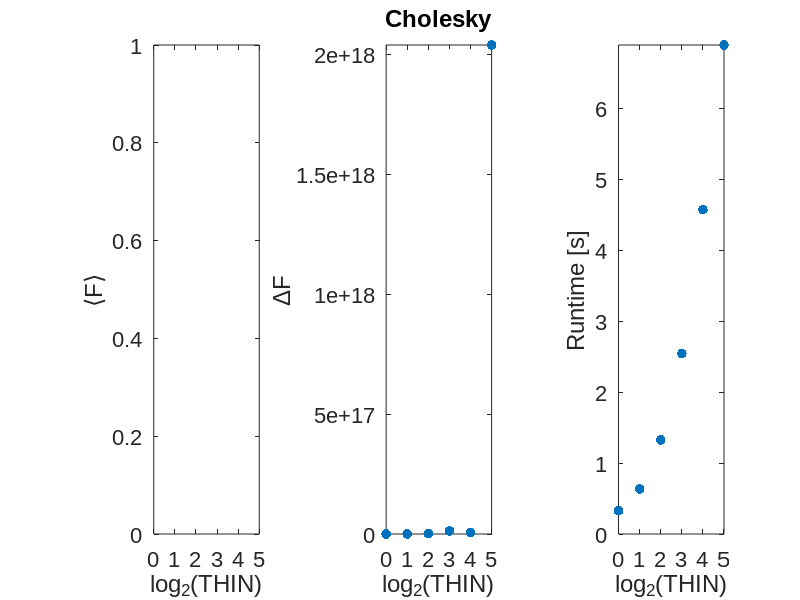

Write MATLAB code to recreate this figure.
 function sliceLLcholesky
% This function runs a bunch of independent samplers for several values of
% THIN, using (i) slice sampling, (ii) the full likelihood, and (iii) the
% Cholesky density matrix parameterization.

% Joseph M. Lukens (lukensjm@ornl.gov)
% 2020.04.14
% +++++++++++++++++++++++++++++++++++++++++++++++++++++++++++++++++++++++ %
clear all;  close all;
%% LOOP PARAMETERS
THIN = 2.^(0:1:5);      % THIN values considered for each sampler.
samplers = 1;           % Number of independent samplers per THIN value.
fileNum = '001';        % Number used in saved file.
t=tic;

WIDTH = 100;            % Parameters for slice sampler.
BURN = 0;
%% INPUTS
numSamp = 2^10;         % Number of samples to obtain from MH.
numParam = 15;          % Number of parameters to find.

PHI = 1/sqrt(2)*[0 1 1 0]';     % Ideal state.

%%%%%%%%%%%%%%%%%%%%%%%%%%%%%%%%%%%%%%%%%%%%%%%%%%%%%%%%%%%%%%%%%%%%%%%%%%%
%% MAP FROM DENSITY MATRIX TO PROBABILITIES
% 16x16 Transformation from density matrix (as vector) to probabilities of outcomes:

%                                     INDEX MAP (m,n)
%     11   12   13   14   21   22   23   24   31   32   33   34   41   42   43   44        MEASUREMENT OUTCOMES
U = [  1    0    0    0    0    0    0    0    0    0    0    0    0    0    0    0   ; ...     % ZZ 00
       0    0    0    0    0    1    0    0    0    0    0    0    0    0    0    0   ; ...     % ZZ 01
       0    0    0    0    0    0    0    0    0    0    1    0    0    0    0    0   ; ...     % ZZ 10
       0    0    0    0    0    0    0    0    0    0    0    0    0    0    0    1   ; ...     % ZZ 11
      1/2  1/2   0    0   1/2  1/2   0    0    0    0    0    0    0    0    0    0   ; ...     % ZX 00
      1/2 -1/2   0    0  -1/2  1/2   0    0    0    0    0    0    0    0    0    0   ; ...     % ZX 01
       0    0    0    0    0    0    0    0    0    0   1/2  1/2   0    0   1/2  1/2  ; ...     % ZX 10
       0    0    0    0    0    0    0    0    0    0   1/2 -1/2   0    0  -1/2  1/2  ; ...     % ZX 11
      1/2   0   1/2   0    0    0    0    0   1/2   0   1/2   0    0    0    0    0   ; ...     % XZ 00
       0    0    0    0    0   1/2   0   1/2   0    0    0    0    0   1/2   0   1/2  ; ...     % XZ 01   
      1/2   0  -1/2   0    0    0    0    0  -1/2   0   1/2   0    0    0    0    0   ; ...     % XZ 10
       0    0    0    0    0   1/2   0  -1/2   0    0    0    0    0  -1/2   0   1/2  ; ...     % XZ 11
      1/4  1/4  1/4  1/4  1/4  1/4  1/4  1/4  1/4  1/4  1/4  1/4  1/4  1/4  1/4  1/4  ; ...     % XX 00 
      1/4 -1/4  1/4 -1/4 -1/4  1/4 -1/4  1/4  1/4 -1/4  1/4 -1/4 -1/4  1/4 -1/4  1/4  ; ...     % XX 01
      1/4  1/4 -1/4 -1/4  1/4  1/4 -1/4 -1/4 -1/4 -1/4  1/4  1/4 -1/4 -1/4  1/4  1/4  ; ...     % XX 10
      1/4 -1/4 -1/4  1/4 -1/4  1/4  1/4 -1/4 -1/4  1/4  1/4 -1/4  1/4 -1/4 -1/4  1/4 ];         % XX 11


%%%%%%%%%%%%%%%%%%%%%%%%%%%%%%%%%%%%%%%%%%%%%%%%%%%%%%%%%%%%%%%%%%%%%%%%%%%
%% DATA
% Counts for all basis combinations (coincidences only):
counts = [     7    304    280      8 ...       % ZZ
             151    128    154    159 ...       % ZX
             143    147    135    159 ...       % XZ
             289     18     12    297 ];        % XX

%%%%%%%%%%%%%%%%%%%%%%%%%%%%%%%%%%%%%%%%%%%%%%%%%%%%%%%%%%%%%%%%%%%%%%%%%%%
%% SAMPLING LOOP
Fmean = zeros(samplers,length(THIN));       % Initializing results to save.
Fstd = zeros(samplers,length(THIN));
samplerTime = zeros(samplers,length(THIN));         
         
for k=1:length(THIN)
    for m=1:samplers
        rng('shuffle')
        
        param0 = rand(1,numParam);     % Initial seed (all values between 0 & 1 here).
        tmp=@(x)logPD(x);

        Fest = zeros(numSamp,1);
        
        % Slice sampling:
        tic;
        samp = slicesample(param0,numSamp,'logpdf',tmp,'width',WIDTH,'burnin',BURN,'thin',THIN(k));
        samplerTime(m,k) = toc;
        
        % Save quantities of interest.
        for n=1:numSamp
            rhoAsVec = paramToRhoCol(samp(n,:));
            rhoEst = reshape(rhoAsVec,[4 4]).';       % Watch map convention here.
            Fest(n) = real(PHI'*rhoEst*PHI);
        end

        Fmean(m,k) = mean(Fest);        % Mean & STD of fidelity for particular sample run.
        Fstd(m,k) = std(Fest);
        
        fprintf([num2str((k-1)*samplers+m) ' of ' ...
            num2str(length(THIN)*samplers) ' (' ...
            num2str(samplerTime(m,k)) ' s) F=' ...
            num2str(Fmean(m,k)) ' +/- ' num2str(Fstd(m,k)) '\n'])
    end
end

%% WRITING TO FILE
Today = date;

FileName = ['sliceLLcholeskyData_' datestr(Today,'yyyy') datestr(Today,'mm') ...
    datestr(Today,'dd') '_' fileNum];
save(FileName,'THIN','samplers','samplerTime','Fmean','Fstd')

%% PLOTTING OUTPUT
log2THIN = repmat(log2(THIN),samplers,1);

figure
subplot(1,3,1)
hold on;    box on;
scatter(log2THIN(:),Fmean(:),50,'filled')
axis([0 max(log2(THIN)) 0 1])
set(gca,'FontName','Arial','FontSize',16)
xlabel('log_2(THIN)')
ylabel('\langleF\rangle')

subplot(1,3,2)
hold on;    box on;
scatter(log2THIN(:),Fstd(:),50,'filled')
axis([0 max(log2(THIN)) 0 Inf])
set(gca,'FontName','Arial','FontSize',16)
xlabel('log_2(THIN)')
ylabel('\DeltaF')
title(['Cholesky'])


subplot(1,3,3)
hold on;    box on;
scatter(log2THIN(:),samplerTime(:),50,'filled')
axis([0 max(log2(THIN)) 0 Inf])
set(gca,'FontName','Arial','FontSize',16)
xlabel('log_2(THIN)')
ylabel('Runtime [s]')

%%%%%%%%%%%%%%%%%%%%%%%%%%%%%%%%%%%%%%%%%%%%%%%%%%%%%%%%%%%%%%%%%%%%%%%%%%%
%%%%%%%%%%%%%%%%%%%%%%%%%%%%%%%%%%%%%%%%%%%%%%%%%%%%%%%%%%%%%%%%%%%%%%%%%%%
%% SUB-ROUTINES
% Converts length-36 parameter set (row vector) into density matrix (expressed as a column vector).
     function z = paramToRhoCol(par)
        u1 = par(1);
        u2 = par(2);
        u3 = par(3);
        q21 = par(4);
        q31 = par(5);
        q32 = par(6);
        q41 = par(7);
        q42 = par(8);
        q43 = par(9);
        phi21 = par(10);
        phi31 = par(11);
        phi32 = par(12);
        phi41 = par(13);
        phi42 = par(14);
        phi43 = par(15);
        
        % Cholesky matrix:
        L11 = (u1)^(1/2);
        L21 = ((1-u1)*u2*q21)^(1/2)*exp(i*phi21);
        L22 = ((1-u1)*u2*(1-q21))^(1/2);
        L31 = ((1-u1)*(1-u2)*u3*q31)^(1/2)*exp(i*phi31);
        L32 = ((1-u1)*(1-u2)*u3*(1-q31)*q32)^(1/2)*exp(i*phi32);
        L33 = ((1-u1)*(1-u2)*u3*(1-q31)*(1-q32))^(1/2);
        L41 = ((1-u1)*(1-u2)*(1-u3)*q41)^(1/2)*exp(i*phi41);
        L42 = ((1-u1)*(1-u2)*(1-u3)*(1-q41)*q42)^(1/2)*exp(i*phi42);
        L43 = ((1-u1)*(1-u2)*(1-u3)*(1-q41)*(1-q42)*q43)^(1/2)*exp(i*phi43);
        L44 = ((1-u1)*(1-u2)*(1-u3)*(1-q41)*(1-q42)*(1-q43))^(1/2);
        
        L = [L11 0 0 0; L21 L22 0 0; L31 L32 L33 0; L41 L42 L43 L44];
        z = L*L';
        z = reshape(z.',[],1);      % Convert to column vector
     end

 %%%%%%%%%%%%%%%%%%%%%%%%%%%%%%%%%%%%%%%%%%%%%%%%%%%%%%%%%%%%%%%%%%%%%%%%%%%
%% Computing derivative:
    function z = paramTo_g(par)
        u1 = par(1);
        u2 = par(2);
        u3 = par(3);
        q21 = par(4);
        q31 = par(5);
        q32 = par(6);
        q41 = par(7);
        q42 = par(8);
        q43 = par(9);
        phi21 = par(10);
        phi31 = par(11);
        phi32 = par(12);
        phi41 = par(13);
        phi42 = par(14);
        phi43 = par(15);
        
        % Each column is a derivative against a different parameter (starting @ zeroth):
        dL11 = [(u1)^(1/2) 1/2*u1^(-1/2) 0 0 0 0 0 0 0 0 0 0 0 0 0 0];
        
        dL21 = [((1-u1)*u2*q21)^(1/2)*exp(i*phi21) ...
            -1/2*(1-u1)^(-1/2)*(u2*q21)^(1/2)*exp(i*phi21) ...
            1/2*u2^(-1/2)*((1-u1)*q21)^(1/2)*exp(i*phi21) 0 ...
            1/2*q21^(-1/2)*((1-u1)*u2)^(1/2)*exp(i*phi21) 0 0 0 0 0 ...
            i*((1-u1)*u2*q21)^(1/2)*exp(i*phi21) 0 0 0 0 0];
        
        dL22 = [((1-u1)*u2*(1-q21))^(1/2) ...
            -1/2*(1-u1)^(-1/2)*(u2*(1-q21))^(1/2) ...
            1/2*u2^(-1/2)*((1-u1)*(1-q21))^(1/2) 0 ...
            -1/2*(1-q21)^(-1/2)*((1-u1)*u2)^(1/2) 0 0 0 0 0 0 0 0 0 0 0 0];
        
        dL31 = [((1-u1)*(1-u2)*u3*q31)^(1/2)*exp(i*phi31) ...
            -1/2*(1-u1)^(-1/2)*((1-u2)*u3*q31)^(1/2)*exp(i*phi31) ...
            -1/2*(1-u2)^(-1/2)*((1-u1)*u3*q31)^(1/2)*exp(i*phi31) ...
            1/2*u3^(-1/2)*((1-u1)*(1-u2)*q31)^(1/2)*exp(i*phi31) 0 ...
            1/2*q31^(-1/2)*((1-u1)*(1-u2)*u3)^(1/2)*exp(i*phi31) 0 0 0 0 0 ...
            i*((1-u1)*(1-u2)*u3*q31)^(1/2)*exp(i*phi31) 0 0 0 0];
        
        dL32 = [((1-u1)*(1-u2)*u3*(1-q31)*q32)^(1/2)*exp(i*phi32) ...
            -1/2*(1-u1)^(-1/2)*((1-u2)*u3*(1-q31)*q32)^(1/2)*exp(i*phi32) ...
            -1/2*(1-u2)^(-1/2)*((1-u1)*u3*(1-q31)*q32)^(1/2)*exp(i*phi32) ...
            1/2*u3^(-1/2)*((1-u1)*(1-u2)*(1-q31)*q32)^(1/2)*exp(i*phi32) 0 ...
            -1/2*(1-q31)^(-1/2)*((1-u1)*(1-u2)*u3*q32)^(1/2)*exp(i*phi32) ...
            1/2*q32^(-1/2)*((1-u1)*(1-u2)*u3*(1-q31))^(1/2)*exp(i*phi32) 0 0 0 0 0 ...
            i*((1-u1)*(1-u2)*u3*(1-q31)*q32)^(1/2)*exp(i*phi32) 0 0 0];
        
        dL33 = [((1-u1)*(1-u2)*u3*(1-q31)*(1-q32))^(1/2) ...
            -1/2*(1-u1)^(-1/2)*((1-u2)*u3*(1-q31)*(1-q32))^(1/2) ...
            -1/2*(1-u2)^(-1/2)*((1-u1)*u3*(1-q31)*(1-q32))^(1/2) ...
            1/2*u3^(-1/2)*((1-u1)*(1-u2)*(1-q31)*(1-q32))^(1/2) 0 ...
            -1/2*(1-q31)^(-1/2)*((1-u1)*(1-u2)*u3*(1-q32))^(1/2) ...
            -1/2*(1-q32)^(-1/2)*((1-u1)*(1-u2)*u3*(1-q31))^(1/2) 0 0 0 0 0 0 0 0 0];
        
        dL41 = [((1-u1)*(1-u2)*(1-u3)*q41)^(1/2)*exp(i*phi41) ...
            -1/2*(1-u1)^(-1/2)*((1-u2)*(1-u3)*q41)^(1/2)*exp(i*phi41) ...
            -1/2*(1-u2)^(-1/2)*((1-u1)*(1-u3)*q41)^(1/2)*exp(i*phi41) ...
            -1/2*(1-u3)^(-1/2)*((1-u1)*(1-u2)*q41)^(1/2)*exp(i*phi41) 0 0 0 ...
            1/2*q41^(-1/2)*((1-u1)*(1-u2)*(1-u3))^(1/2)*exp(i*phi41) 0 0 0 0 0 ...
            i*((1-u1)*(1-u2)*(1-u3)*q41)^(1/2)*exp(i*phi41) 0 0];
        
        dL42 = [((1-u1)*(1-u2)*(1-u3)*(1-q41)*q42)^(1/2)*exp(i*phi42) ...
            -1/2*(1-u1)^(-1/2)*((1-u2)*(1-u3)*(1-q41)*q42)^(1/2)*exp(i*phi42) ...
            -1/2*(1-u2)^(-1/2)*((1-u1)*(1-u3)*(1-q41)*q42)^(1/2)*exp(i*phi42) ...
            -1/2*(1-u3)^(-1/2)*((1-u1)*(1-u2)*(1-q41)*q42)^(1/2)*exp(i*phi42) 0 0 0 ...
            -1/2*(1-q41)^(-1/2)*((1-u1)*(1-u2)*(1-u3)*q42)^(1/2)*exp(i*phi42) ...
            1/2*q42^(-1/2)*((1-u1)*(1-u2)*(1-u3)*(1-q41))^(1/2)*exp(i*phi42) 0 0 0 0 0 ...
            i*((1-u1)*(1-u2)*(1-u3)*(1-q41)*q42)^(1/2)*exp(i*phi42) 0];
        
        dL43 = [((1-u1)*(1-u2)*(1-u3)*(1-q41)*(1-q42)*q43)^(1/2)*exp(i*phi43) ...
            -1/2*(1-u1)^(-1/2)*((1-u2)*(1-u3)*(1-q41)*(1-q42)*q43)^(1/2)*exp(i*phi43) ...
            -1/2*(1-u2)^(-1/2)*((1-u1)*(1-u3)*(1-q41)*(1-q42)*q43)^(1/2)*exp(i*phi43) ...
            -1/2*(1-u3)^(-1/2)*((1-u1)*(1-u2)*(1-q41)*(1-q42)*q43)^(1/2)*exp(i*phi43) 0 0 0 ...
            -1/2*(1-q41)^(-1/2)*((1-u1)*(1-u2)*(1-u3)*(1-q42)*q43)^(1/2)*exp(i*phi43) ...
            -1/2*(1-q42)^(-1/2)*((1-u1)*(1-u2)*(1-u3)*(1-q41)*q43)^(1/2)*exp(i*phi43) ...
            1/2*q43^(-1/2)*((1-u1)*(1-u2)*(1-u3)*(1-q41)*(1-q42))^(1/2)*exp(i*phi43) 0 0 0 0 0 ...
            i*((1-u1)*(1-u2)*(1-u3)*(1-q41)*(1-q42)*q43)^(1/2)*exp(i*phi43)];
            
        dL44 = [((1-u1)*(1-u2)*(1-u3)*(1-q41)*(1-q42)*(1-q43))^(1/2) ...
            -1/2*(1-u1)^(-1/2)*((1-u2)*(1-u3)*(1-q41)*(1-q42)*(1-q43))^(1/2) ...
            -1/2*(1-u2)^(-1/2)*((1-u1)*(1-u3)*(1-q41)*(1-q42)*(1-q43))^(1/2) ...
            -1/2*(1-u3)^(-1/2)*((1-u1)*(1-u2)*(1-q41)*(1-q42)*(1-q43))^(1/2) 0 0 0 ...
            -1/2*(1-q41)^(-1/2)*((1-u1)*(1-u2)*(1-u3)*(1-q42)*(1-q43))^(1/2) ...
            -1/2*(1-q42)^(-1/2)*((1-u1)*(1-u2)*(1-u3)*(1-q41)*(1-q43))^(1/2) ...
            -1/2*(1-q43)^(-1/2)*((1-u1)*(1-u2)*(1-u3)*(1-q41)*(1-q42))^(1/2) 0 0 0 0 0 0];
        
        % Zeroth order L matrix:
        L = [dL11(1) 0 0 0; dL21(1) dL22(1) 0 0; ...
            dL31(1) dL32(1) dL33(1) 0; dL41(1) dL42(1) dL43(1) dL44(1)]; 
    
        % Derivative of density matrix for all elements.
        dRho = zeros(4,4,15);     
        g = zeros(15,15);           % g measure matrix
        for j = 1:15
            dL = [dL11(j+1) 0 0 0; dL21(j+1) dL22(j+1) 0 0; ...
                dL31(j+1) dL32(j+1) dL33(j+1) 0; dL41(j+1) dL42(j+1) dL43(j+1) dL44(j+1)]; 
        
            dRho(:,:,j) = dL*L' + L*dL';
            for p=1:j
                g(j,p) = trace(dRho(:,:,j)*dRho(:,:,p));
                g(p,j) = g(j,p);        % Exploiting symmetry.
            end
        end
        
        z = g;      % Return matrix.
    end
 
 
%%%%%%%%%%%%%%%%%%%%%%%%%%%%%%%%%%%%%%%%%%%%%%%%%%%%%%%%%%%%%%%%%%%%%%%%%%%
%% FUNCTION TO SAMPLE
    function z = logPD(param)
        
        % Enforcing parameter limits:
        if any(param<1e-300) | any(param(1:9)>1) | any(param(10:15)>2*pi) 
             z = -1e300;
             return
        end
                
        rhoVec = paramToRhoCol(param);          % Compute density matrix.
        logLL = counts * log(U*rhoVec);         % Likelihood.
        
        % Integration measure
        G = paramTo_g(param);     % Compute matrix.
        logMEAS = 1/2*log(det(G));

        % Complete posterior distribution:
        z = real(logLL + logMEAS);      % Take real part for stability.
    end
  
toc(t)
end